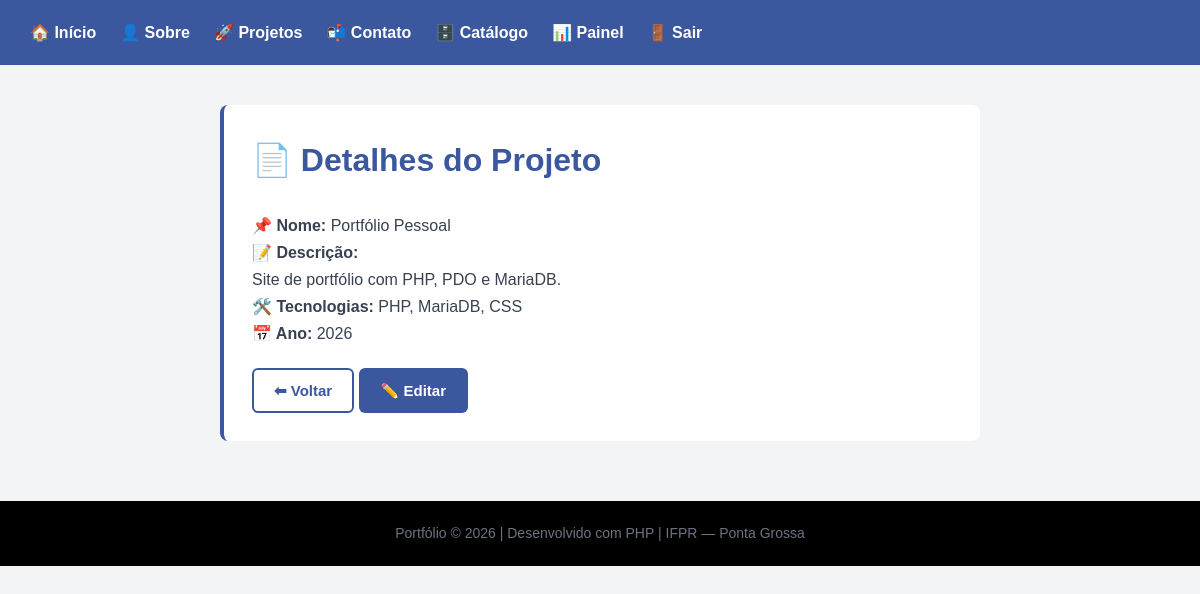
Page /05_crud/detalhe.php?id=1 (signed in) on the committed database.
### tables this page shows
CREATE TABLE projetos (
    id            INT UNSIGNED  NOT NULL AUTO_INCREMENT,
    nome          VARCHAR(120)  NOT NULL,
    descricao     TEXT          NOT NULL,
    tecnologias   VARCHAR(200)  NOT NULL,
    link_github   VARCHAR(300)      NULL DEFAULT NULL,
    ano           YEAR          NOT NULL,
    status        ENUM('rascunho','publicado','arquivado')
                                NOT NULL DEFAULT 'rascunho',
    criado_em     DATETIME      NOT NULL DEFAULT CURRENT_TIMESTAMP,
    atualizado_em DATETIME          NULL DEFAULT NULL
                                ON UPDATE CURRENT_TIMESTAMP,
    PRIMARY KEY (id)
);

### 05_crud/detalhe.php (the view, shortened to what this page needs)
<?php
$id = (int) ($_GET['id'] ?? 0);
$pdo = conectar();
$stmt = $pdo->prepare('SELECT * FROM projetos WHERE id = :id');
$stmt->execute([
    ':id' => $id
]);
$projeto = $stmt->fetch();
?>
<!DOCTYPE html>
<html lang="pt-BR">
<head>
    <?php require_once __DIR__ . '/../includes/cabecalho.php'; ?>
</head>
<body>
<div class="container">
    <div class="card">
        <h1 class="titulo-secao">📄 Detalhes do Projeto</h1>
        <p><strong>📌 Nome:</strong>
            <?php echo htmlspecialchars($projeto['nome']); ?>
        </p>
        <p><strong>📝 Descrição:</strong><br>
            <?php echo nl2br(htmlspecialchars($projeto['descricao'])); ?>
        </p>
        <p><strong>🛠️ Tecnologias:</strong>
            <?php echo htmlspecialchars($projeto['tecnologias']); ?>
        </p>
        <p><strong>📅 Ano:</strong>
            <?php echo htmlspecialchars($projeto['ano']); ?>
        </p>
        <div style="margin-top: 20px;">
            <a href="index.php" class="btn-secundario">⬅ Voltar</a>
            <a href="editar.php?id=<?php echo (int) $projeto['id']; ?>" class="btn-primario">✏️ Editar</a>
        </div>
    </div>
</div>
<?php require_once __DIR__ . '/../includes/rodape.php'; ?>
</body>
</html>

### includes/style.css (style rules this page uses)
* { box-sizing: border-box; margin: 0; padding: 0; }
body { font-family: Arial, sans-serif; background: #f3f4f6; color: #010000; line-height: 1.7; }
.container { max-width: 800px; margin: 40px auto; padding: 0 20px; }
h1.titulo-secao { color: #3b579d; margin-bottom: 24px; }
.card { background: white; padding: 28px; border-radius: 8px; margin-bottom: 16px; border-left: 4px solid #3b579d; }
.card p { margin-bottom: 0; color: #374151; }
.btn-primario { display: inline-block; background: #3b579d; color: white; border: none; padding: 10px 22px; border-radius: 6px; font-size: 15px; font-weight: bold; cursor: pointer; text-decoration: none; }
.btn-secundario { display: inline-block; background: white; color: #3b579d; border: 2px solid #3b579d; padding: 8px 20px; border-radius: 6px; font-size: 15px; font-weight: bold; cursor: pointer; text-decoration: none; }

### rows in the picture
projetos: nome "Portfólio Pessoal", descricao "Site de portfólio com PHP, PDO e MariaDB.", tecnologias "PHP, MariaDB, CSS", ano "2026"

### other values in the picture
$autor "Portfólio"
